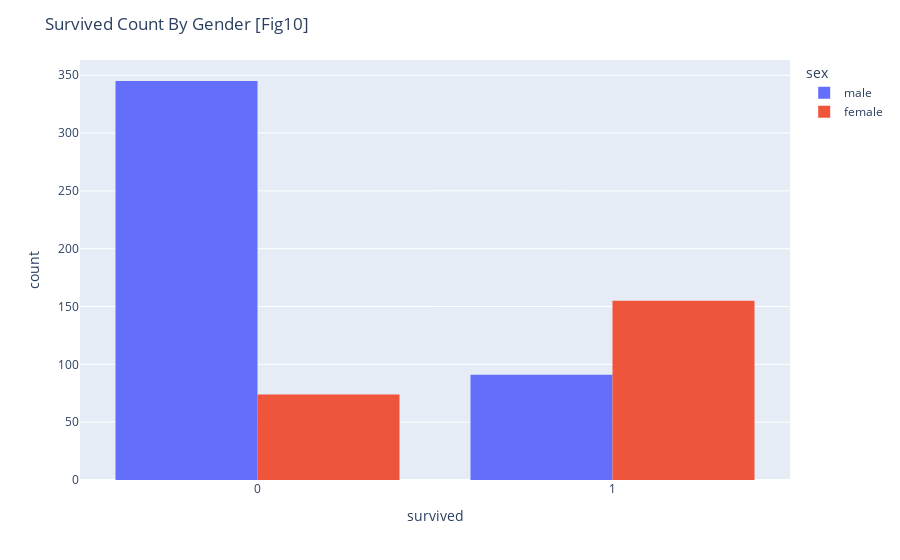

The notebook cell saved with this chart:
### Markdown cell above
## 4. Survived Counts

### Code cell
import plotly.express as pxf

fig = px.histogram(df, x='survived', color='sex')
fig.update_layout(barmode='group' , title="Survived Count By Gender [Fig10]")  # Adjusts the layout to group bars for each sex

fig.show()

### Figure 1 — Plotly figure (JSON) as saved in the notebook; plotly's stock layout.template omitted (floating-point values rounded to 4 significant figures; data arrays with more than 128 entries replaced by an {"elided": "..."} marker saying what was removed)
{"data": [{"alignmentgroup": "True", "bingroup": "x", "hovertemplate": "sex=male<br>survived=%{x}<br>count=%{y}<extra></extra>", "legendgroup": "male", "marker": {"color": "#636efa", "pattern": {"shape": ""}}, "name": "male", "offsetgroup": "male", "orientation": "v", "showlegend": true, "type": "histogram", "x": {"elided": "436 int values"}, "xaxis": "x", "yaxis": "y"}, {"alignmentgroup": "True", "bingroup": "x", "hovertemplate": "sex=female<br>survived=%{x}<br>count=%{y}<extra></extra>", "legendgroup": "female", "marker": {"color": "#EF553B", "pattern": {"shape": ""}}, "name": "female", "offsetgroup": "female", "orientation": "v", "showlegend": true, "type": "histogram", "x": {"elided": "229 int values"}, "xaxis": "x", "yaxis": "y"}], "layout": {"barmode": "group", "legend": {"title": {"text": "sex"}, "tracegroupgap": 0}, "margin": {"t": 60}, "title": {"text": "Survived Count By Gender [Fig10]"}, "xaxis": {"anchor": "y", "domain": [0, 1], "title": {"text": "survived"}}, "yaxis": {"anchor": "x", "domain": [0, 1], "title": {"text": "count"}}}}
